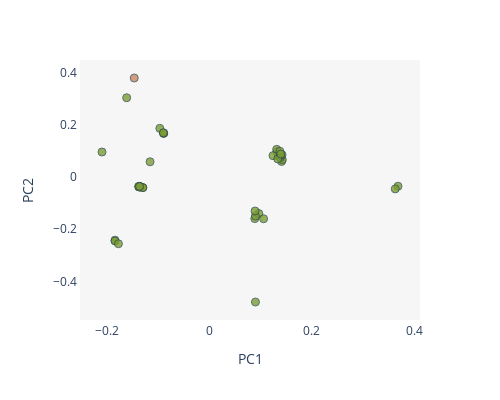

Notebook source saved alongside this figure:
### Code cell
fig = px.scatter(x=results[3173][3][0], 
                 y=results[3173][3][1], 
                 color=colors, 
                 color_discrete_sequence=["#7D9D33", "#CD8862"],
                 width=500, height=400)

fig.update_traces(marker=dict(size=8, opacity=0.8, line=dict(width=1, color='DarkSlateGray')))
fig.update_layout(showlegend=False)
fig.update_layout(xaxis=dict(showgrid=False, zeroline=False, showline=True, title="PC1"))
fig.update_layout(yaxis=dict(showgrid=False, zeroline=False, showline=True, title="PC2"))
fig.update_layout(paper_bgcolor="white")
fig.update_layout(plot_bgcolor="#f6f6f6")
fig.write_image("window_3173.svg")
fig

### Figure 1 — Plotly figure (JSON) as saved in the notebook; plotly's stock layout.template omitted (floating-point values rounded to 4 significant figures)
{"data": [{"hovertemplate": "color=False<br>x=%{x}<br>y=%{y}<extra></extra>", "legendgroup": "False", "marker": {"color": "#7D9D33", "line": {"color": "DarkSlateGray", "width": 1}, "opacity": 0.8, "size": 8, "symbol": "circle"}, "mode": "markers", "name": "False", "orientation": "v", "showlegend": true, "type": "scatter", "x": [0.08921, 0.09715, -0.1152, 0.1415, -0.1355, 0.09051, 0.143, -0.09609, -0.1836, -0.137, 0.1064, -0.1608, -0.1358, 0.1352, 0.3687, 0.1352, -0.1358, 0.1323, -0.08868, 0.132, -0.136, 0.1247, -0.1292, 0.08973, -0.1359, -0.1835, 0.139, 0.1424, -0.1769, -0.1355, -0.0886, -0.1292, -0.08927, 0.1389, 0.1382, 0.134, 0.14, 0.0905, -0.1375, -0.209, -0.1355, 0.3633], "xaxis": "x", "y": [-0.1595, -0.1402, 0.05807, 0.05934, -0.03638, -0.1498, 0.06625, 0.1861, -0.2422, -0.03682, -0.1601, 0.3032, -0.03812, 0.07959, -0.03553, 0.08539, -0.03883, 0.09643, 0.1678, 0.1057, -0.03662, 0.08154, -0.04071, -0.1304, -0.0366, -0.2453, 0.07427, 0.08469, -0.2558, -0.03638, 0.1666, -0.04071, 0.1693, 0.08192, 0.09844, 0.06904, 0.08779, -0.4788, -0.03684, 0.09543, -0.03638, -0.04568], "yaxis": "y"}, {"hovertemplate": "color=True<br>x=%{x}<br>y=%{y}<extra></extra>", "legendgroup": "True", "marker": {"color": "#CD8862", "line": {"color": "DarkSlateGray", "width": 1}, "opacity": 0.8, "size": 8, "symbol": "circle"}, "mode": "markers", "name": "True", "orientation": "v", "showlegend": true, "type": "scatter", "x": [-0.1461], "xaxis": "x", "y": [0.3789], "yaxis": "y"}], "layout": {"height": 400, "legend": {"title": {"text": "color"}, "tracegroupgap": 0}, "margin": {"t": 60}, "paper_bgcolor": "white", "plot_bgcolor": "#f6f6f6", "showlegend": false, "width": 500, "xaxis": {"anchor": "y", "autorange": true, "domain": [0, 1], "range": [-0.2519, 0.4116], "showgrid": false, "showline": true, "title": {"text": "PC1"}, "type": "linear", "zeroline": false}, "yaxis": {"anchor": "x", "autorange": true, "domain": [0, 1], "range": [-0.5477, 0.4478], "showgrid": false, "showline": true, "title": {"text": "PC2"}, "type": "linear", "zeroline": false}}}
